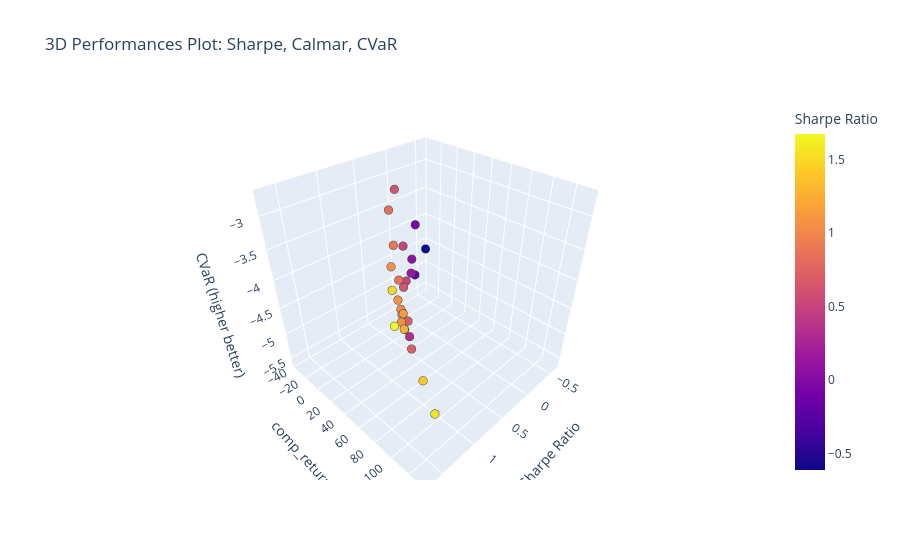

Here is the notebook cell this chart was saved with:
### Markdown cell above
##### Pareto Frontier with 2 or 3 Metrics

### Code cell
fig = px.scatter_3d(
    all_overall_perfs,
    x='sharpe',
    y='comp_return',
    z='cvar',
    hover_name=all_overall_perfs.index,
    color='sharpe',                # color by Sharpe (or any metric)
    title='3D Performances Plot: Sharpe, Calmar, CVaR',
    labels={
        'sharpe': 'Sharpe Ratio',
        'compunded_return': 'Compounded Return',
        'cvar': 'CVaR (higher better)'
    }
)

# Update marker size and appearance
fig.update_traces(marker=dict(size=5, line=dict(width=1, color='DarkSlateGrey')))

fig.show()

### Figure 1 — Plotly figure (JSON) as saved in the notebook; plotly's stock layout.template omitted (floating-point values rounded to 4 significant figures)
{"data": [{"hovertemplate": "<b>%{hovertext}</b><br><br>Sharpe Ratio=%{marker.color}<br>comp_return=%{y}<br>CVaR (higher better)=%{z}<extra></extra>", "hovertext": ["BaseLSTM-custom_loss_10", "AttentionLSTM-custom_loss_10", "InvertedAttentionLSTM-custom_loss_10", "DeformTime-custom_loss_16", "InvertedAttentionLSTM-custom_loss_11", "PatchTST-custom_loss_15", "InvertedAttentionLSTM-custom_loss_15", "DeformTime-custom_loss_11", "VLSTM-custom_loss_11", "TemporalTransformer-custom_loss_16", "BaseLSTM-custom_loss_11", "DeformTime-custom_loss_15", "BaseLSTM-custom_loss_16", "TemporalTransformer-custom_loss_15", "InvertedAttentionLSTM-custom_loss_16", "AttentionLSTM-custom_loss_16", "TemporalTransformer-custom_loss_10", "PatchTST-custom_loss_11", "DeformTime-custom_loss_10", "VLSTM-custom_loss_16", "PatchTST-custom_loss_10", "VLSTM-custom_loss_10", "AttentionLSTM-custom_loss_11", "TemporalTransformer-custom_loss_11", "AttentionLSTM-custom_loss_15", "PatchTST-custom_loss_16", "VLSTM-custom_loss_15", "BaseLSTM-custom_loss_15"], "legendgroup": "", "marker": {"color": [1.674, 1.555, 1.519, 1.402, 1.254, 1.12, 1.079, 1.071, 1.065, 1.059, 1.027, 1.012, 0.9632, 0.8909, 0.8631, 0.841, 0.7257, 0.6994, 0.6521, 0.6236, 0.516, 0.5043, 0.3313, 0.1351, 0.0819, -0.0462, -0.1876, -0.6101], "coloraxis": "coloraxis", "line": {"color": "DarkSlateGrey", "width": 1}, "size": 5, "symbol": "circle"}, "mode": "markers", "name": "", "scene": "scene", "showlegend": false, "type": "scatter3d", "x": [1.674, 1.555, 1.519, 1.402, 1.254, 1.12, 1.079, 1.071, 1.065, 1.059, 1.027, 1.012, 0.9632, 0.8909, 0.8631, 0.841, 0.7257, 0.6994, 0.6521, 0.6236, 0.516, 0.5043, 0.3313, 0.1351, 0.0819, -0.0462, -0.1876, -0.6101], "y": [105.3, 132.1, 91.27, 109.6, 79.32, 67.71, 65.4, 61.1, 57.5, 51.0, 58.5, 56.03, 53.83, 40.13, 42.42, 32.31, 44.55, 38.75, 30.49, 21.38, 20.25, 21.93, 10.61, -0.69, -3.4, -7.85, -20.3, -35.62], "z": [-3.42, -4.54, -3.18, -4.43, -4.04, -4.0, -4.32, -4.24, -3.91, -3.45, -4.17, -4.11, -4.22, -3.3, -3.84, -2.87, -5.19, -4.71, -4.19, -2.73, -3.64, -4.24, -5.6, -4.49, -4.27, -3.73, -4.87, -4.66]}], "layout": {"coloraxis": {"colorbar": {"title": {"text": "Sharpe Ratio"}}, "colorscale": [[0, "#0d0887"], [0.1111, "#46039f"], [0.2222, "#7201a8"], [0.3333, "#9c179e"], [0.4444, "#bd3786"], [0.5556, "#d8576b"], [0.6667, "#ed7953"], [0.7778, "#fb9f3a"], [0.8889, "#fdca26"], [1, "#f0f921"]]}, "legend": {"tracegroupgap": 0}, "scene": {"domain": {"x": [0, 1], "y": [0, 1]}, "xaxis": {"title": {"text": "Sharpe Ratio"}}, "yaxis": {"title": {"text": "comp_return"}}, "zaxis": {"title": {"text": "CVaR (higher better)"}}}, "title": {"text": "3D Performances Plot: Sharpe, Calmar, CVaR"}}}
